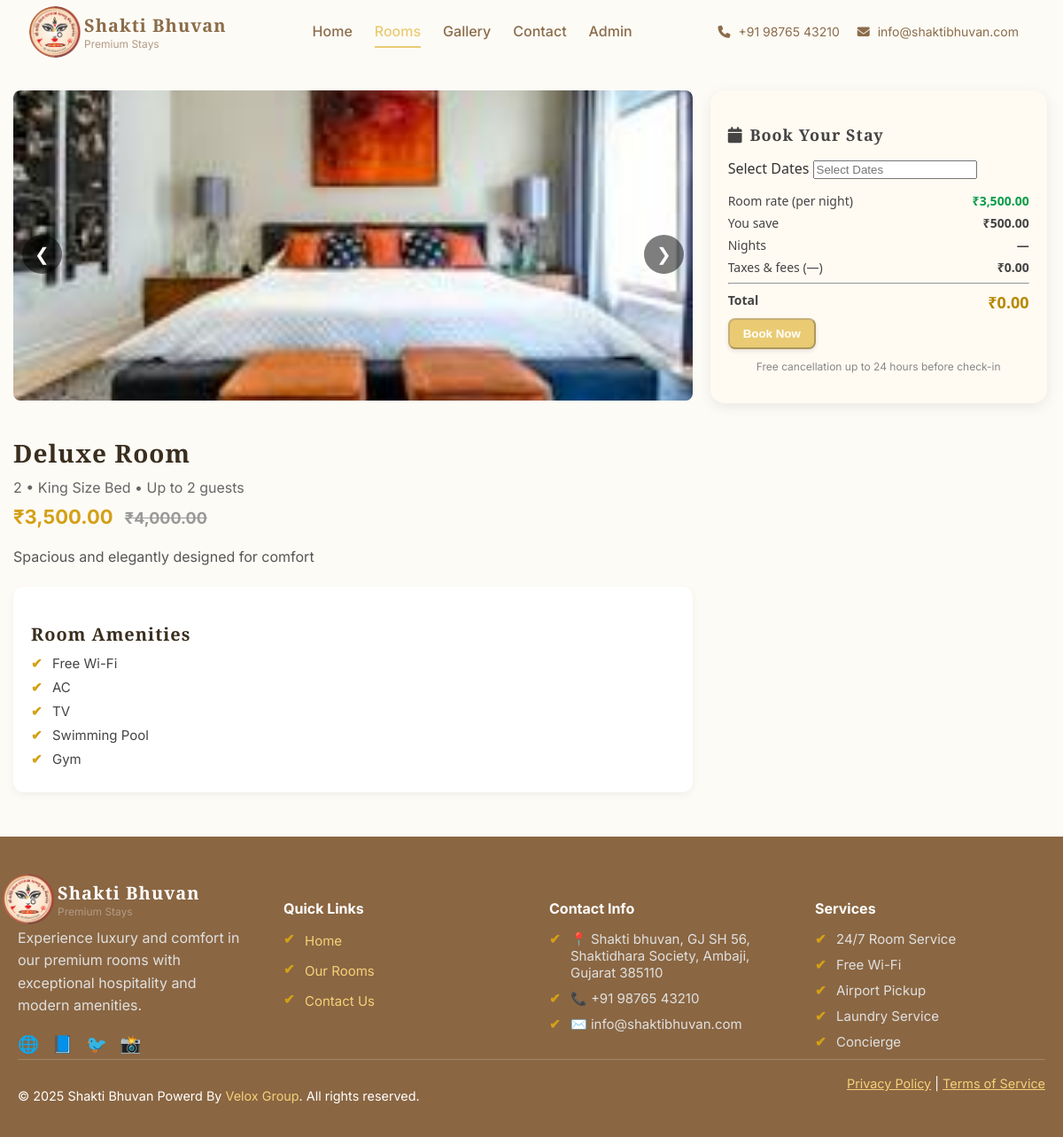
The page /View_Details.php?id=1 on the database its author committed.
### tables this page shows
CREATE TABLE `rooms` (
  `id` int(11) NOT NULL,
  `name` varchar(255) NOT NULL,
  `description` text DEFAULT NULL,
  `price` decimal(10,2) DEFAULT NULL,
  `discount_price` decimal(10,2) DEFAULT NULL,
  `size` varchar(50) DEFAULT NULL,
  `bed_type` varchar(100) DEFAULT NULL,
  `guests` varchar(50) DEFAULT NULL,
  `rating` decimal(2,1) DEFAULT NULL,
  `reviews` int(11) DEFAULT NULL,
  `image` varchar(255) DEFAULT NULL,
  `amenities` text DEFAULT NULL,
  `features` text DEFAULT NULL,
  `policies` text DEFAULT NULL,
  `created_at` timestamp NOT NULL DEFAULT current_timestamp(),
  `status` enum('Available','Occupied') DEFAULT 'Available'
);

### View_Details.php (the view, shortened to what this page needs)
<?php
include 'db.php';
$room_id = isset($_GET['id']) ? intval($_GET['id']) : 0;
$sql = "SELECT * FROM rooms WHERE id = $room_id";
$result = mysqli_query($conn, $sql);
$room = mysqli_fetch_assoc($result);
$roomPrice = (float)$room['price'];
$discountPrice = (float)$room['discount_price'];
$raw_images = array_filter(array_map('trim', explode(',', $room['image'])));
$images = [];
foreach ($raw_images as $path) {
    if (strpos($path, 'uploads/') === 0) {
        $images[] = $path;
    } else {
        $images[] = 'uploads/' . $path;
    }
}
?>
<!DOCTYPE html>
<html lang="en">
<head>
  <link rel="stylesheet" href="./assets/css/view_details.css">
  <link rel="stylesheet" href="https://cdn.jsdelivr.net/npm/flatpickr/dist/flatpickr.min.css">
</head>
<body>
<header class="navbar">
  <div class="logo">
    <div class="logo-icon">
      <img src="assets/images/logo.png" alt="Shakti Bhuvan Logo">
    </div>
    <div class="logo-text">
      <h1>Shakti Bhuvan</h1>
      <span>Premium Stays</span>
    </div>
  </div>
  <nav class="nav-links">
    <a href="index.php">Home</a>
    <a href="rooms.php" class="active">Rooms</a>
    <a href="gallery.php">Gallery</a>
    <a href="contact.php">Contact</a>
    <a href="admin.php">Admin</a>
  </nav>
  <div class="contact-info">
    <span><i class="fas fa-phone"></i> +91 98765 43210</span>
    <span><i class="fas fa-envelope"></i> info@shaktibhuvan.com</span>
  </div>
</header>
<div class="container">
  <div>
    <div class="room-slider">
      <div class="slider-wrapper">
        <?php
        if (!empty($images)):
            foreach($images as $img_path):
        ?>
            <img src="<?php echo htmlspecialchars($img_path); ?>" alt="<?php echo htmlspecialchars($room['name']); ?>">
        <?php
            endforeach;
        else:
        ?>
            <img src="assets/images/placeholder_room.jpg" alt="No Room Image Available">
        <?php endif; ?>
      </div>
      <button class="slider-btn prev">&#10094;</button>
      <button class="slider-btn next">&#10095;</button>
    </div>
    <h1 class="room-title"><?php echo htmlspecialchars($room['name']); ?></h1>
    <div class="meta"><?php echo $room['size']; ?> • <?php echo $room['bed_type']; ?> • Up to <?php echo $room['guests']; ?> guests</div>
    <div class="price-box">
      ₹<?php echo number_format($discountPrice,2); ?>
      <del>₹<?php echo number_format($roomPrice,2); ?></del>
    </div>
    <p class="desc"><?php echo $room['description']; ?></p>
    <div class="card">
      <h3>Room Amenities</h3>
      <ul>
        <?php foreach(array_map('trim', explode(',', $room['amenities'])) as $a): ?>
          <li><?php echo htmlspecialchars($a); ?></li>
        <?php endforeach; ?>
      </ul>
    </div>
  </div>
  <form method="post" action="booking_form.php" id="bookNowForm">
    <div class="booking-box">
      <h3><i class="fa fa-calendar"></i> Book Your Stay</h3>
      <div class="calendar-box">
        <label>Select Dates</label>
        <input type="text" id="dateRange" name="dateRange" placeholder="Select Dates">
      </div>
      <div class="price-details">
        <div class="row discount">
          <span>Room rate (per night)</span>
          <strong id="roomDiscount">₹<?php echo number_format($discountPrice,2); ?></strong>
        </div>
        <div class="row">
          <span>You save</span>
          <strong id="roomRate">₹<?php echo number_format($roomPrice - $discountPrice,2); ?></strong>
        </div>
        <div class="row">
          <span>Nights</span>
          <strong id="showNights">—</strong>
        </div>
        <div class="row">
          <span id="taxLabel">Taxes & fees (—)</span>
          <strong id="roomTax">₹0.00</strong>
        </div>
        <hr>
        <div class="row total">
          <span>Total</span>
          <strong id="totalPrice">₹0.00</strong>
        </div>
      </div>
      <button type="submit" id="bookNowBtn" class="book-btn" disabled>Book Now</button>
      <p class="note">Free cancellation up to 24 hours before check-in</p>
    </div>
  </form>
</div>
<?php include 'footer.php'; ?>
</body>
</html>

### db.php (shortened to what this page needs)
<link rel="stylesheet" href="https://cdnjs.cloudflare.com/ajax/libs/font-awesome/6.4.0/css/all.min.css">
<link rel="stylesheet" href="assets/style.css">

### footer.php (shortened to what this page needs)
<!DOCTYPE html>
<html lang="en">
<head>
    <link rel="stylesheet" href="./assets/css/footer.css">
</head>
<body>
    <footer class="footer">
        <div class="footer-container">
            <div class="footer-col">
                <div class="logo">
                    <div class="logo-icon">
                        <img src="assets/images/logo.png" alt="Shakti Bhuvan Logo">
                    </div>
                    <div class="logo-text">
                        <h1 style="color: #fff;">Shakti Bhuvan</h1>
                        <span>Premium Stays</span>
                    </div>
                </div>
                <p class="p">
                    Experience luxury and comfort in our premium rooms with exceptional hospitality and modern
                    amenities.
                </p>
                <div class="social-icons">
                    <a href="#">🌐</a>
                    <a href="#">📘</a>
                    <a href="#">🐦</a>
                    <a href="#">📸</a>
                </div>
            </div>
            <div class="footer-col">
                <h4>Quick Links</h4>
                <ul>
                    <li><a href="index.php">Home</a></li>
                    <li><a href="rooms.php">Our Rooms</a></li>
                    <li><a href="contact.php">Contact Us</a></li>
                </ul>
            </div>
            <div class="footer-col">
                <h4>Contact Info</h4>
                <ul>
                    <li>📍 Shakti bhuvan, GJ SH 56, Shaktidhara Society, Ambaji, Gujarat 385110</li>
                    <li>📞 +91 98765 43210</li>
                    <li>✉️ info@shaktibhuvan.com</li>
                </ul>
            </div>
            <div class="footer-col">
                <h4>Services</h4>
                <ul>
                    <li>24/7 Room Service</li>
                    <li>Free Wi-Fi</li>
                    <li>Airport Pickup</li>
                    <li>Laundry Service</li>
                    <li>Concierge</li>
                </ul>
            </div>
        </div>
        <div class="footer-bottom">
            <p>© 2025 Shakti Bhuvan Powerd By <span><a style="text-decoration: none;" href="https://www.veloxgroup.co.in/">Velox Group</a></span>. All rights reserved.</p>
            <div>
                <a href="#">Privacy Policy</a> |
                <a href="#">Terms of Service</a>
            </div>
        </div>
    </footer>
</body>
</html>

### assets/css/style.css (style rules this page uses)
body { margin: 0; font-family: 'Playfair Display', serif; background-color: #fdfbf6; }
h1, h2, h3, .hero-section h1 { font-family: 'Playfair Display', serif; font-weight: 700; letter-spacing: 1px; }
p { font-family: 'Inter', sans-serif; font-weight: 400; line-height: 1.6; }
a, .hero-section p { font-family: 'Inter', sans-serif; line-height: 1.6; text-align: left; }
.p { margin-top: 10px; }
.footer { background: #8a6642; color: white; padding: 50px 20px 20px; }
.footer-container { display: grid; grid-template-columns: repeat(auto-fit, minmax(220px, 1fr)); gap: 40px; margin-bottom: 30px; max-width: 1200px; margin: 0 auto; }
.footer-col h3, .footer-col h4 { margin-bottom: 15px; font-weight: 700; }
.footer-col p { color: #e0e0e0; margin-bottom: 15px; margin-top: 10px; }
.footer-col ul { list-style: none; padding: 0; }
.footer-col ul li { margin-bottom: 10px; color: #e0e0e0; }
.footer-col a { color: #f5d179; text-decoration: none; transition: 0.3s; }
.social-icons a { margin-right: 10px; font-size: 1.2rem; }
.footer-bottom { border-top: 1px solid rgba(255, 255, 255, 0.2); padding-top: 15px; display: flex; justify-content: space-between; flex-wrap: wrap; font-size: 0.9rem; max-width: 1200px; margin: 0 auto; }
.footer-bottom a { color: #f5d179; }
.logo-icon { background-color: #eacb74; font-weight: bold; font-size: 20px; width: 35px; height: 35px; border-radius: 8px; display: flex; align-items: center; justify-content: center; }
.logo { display: flex; align-items: center; gap: 10px; }
.logo-icon { background-color: #eacb74; color: white; font-weight: bold; font-size: 20px; width: 35px; height: 35px; border-radius: 8px; display: flex; align-items: center; justify-content: center; }
.logo-icon img { width: 60px; height: auto; border-radius: 50%; margin-right: 10px; }
.logo-text h1 { font-size: 20px; margin: 0; color: #8b6c4a; }
.logo-text span { font-size: 12px; color: #b29b85; }

### assets/css/footer.css (style rules this page uses)
.p { margin-top: 10px; }
.footer { background: #8a6642; color: white; padding: 50px 20px 20px; }
.footer-container { display: grid; grid-template-columns: repeat(auto-fit, minmax(220px, 1fr)); gap: 40px; margin-bottom: 30px; max-width: 1200px; margin: 0 auto; }
.footer-col h3, .footer-col h4 { margin-bottom: 15px; font-weight: 700; }
.footer-col p { color: #e0e0e0; margin-bottom: 15px; }
.footer-col ul { list-style: none; padding: 0; }
.footer-col ul li { margin-bottom: 10px; color: #e0e0e0; }
.footer-col a { color: #f5d179; text-decoration: none; transition: 0.3s; }
.social-icons a { margin-right: 10px; font-size: 1.2rem; }
.footer-bottom { border-top: 1px solid rgba(255, 255, 255, 0.2); padding-top: 15px; display: flex; justify-content: space-between; flex-wrap: wrap; font-size: 0.9rem; max-width: 1200px; margin: 0 auto; }
.footer-bottom a { color: #f5d179; }
.logo-icon { background-color: #eacb74; font-weight: bold; font-size: 20px; width: 35px; height: 35px; border-radius: 8px; display: flex; align-items: center; justify-content: center; }
.logo { display: flex; align-items: center; gap: 10px; }
.logo-icon { background-color: #eacb74; color: white; font-weight: bold; font-size: 20px; width: 35px; height: 35px; border-radius: 8px; display: flex; align-items: center; justify-content: center; }
.logo-icon img { width: 60px; height: auto; border-radius: 50%; margin-right: 10px; }
.logo-text h1 { font-size: 20px; margin: 0; color: #8b6c4a; }
.logo-text span { font-size: 12px; color: #b29b85; }

### View_Details.php (style rules this page uses)
.logo-icon img { width: 60px; height: auto; border-radius: 50%; margin-right: 10px; }
.room-slider { position: relative; max-width: 900px; height: 370px; margin-bottom: 20px; overflow: hidden; border-radius: 8px; }
.slider-wrapper { display: flex; transition: transform 0.4s ease-in-out; }
.slider-wrapper img { width: 100%; flex-shrink: 0; object-fit: cover; border-radius: 8px; height: 350px; }
.slider-btn { position: absolute; top: 50%; transform: translateY(-50%); background: rgba(0,0,0,0.5); color: white; border: none; padding: 10px 14px; cursor: pointer; border-radius: 50%; font-size: 20px; }
.slider-btn.prev { left: 10px; }
.slider-btn.next { right: 10px; }

### rows shown on the page
rooms: name "Deluxe Room", size "2", bed_type "King Size Bed", guests "2", discount_price "3,500.00", price "4,000.00", description "Spacious and elegantly designed for comfort", amenities "Free Wi-Fi", amenities "AC", amenities "TV", amenities "Swimming Pool", amenities "Gym", $roomPrice - $discountPrice "500.00"
